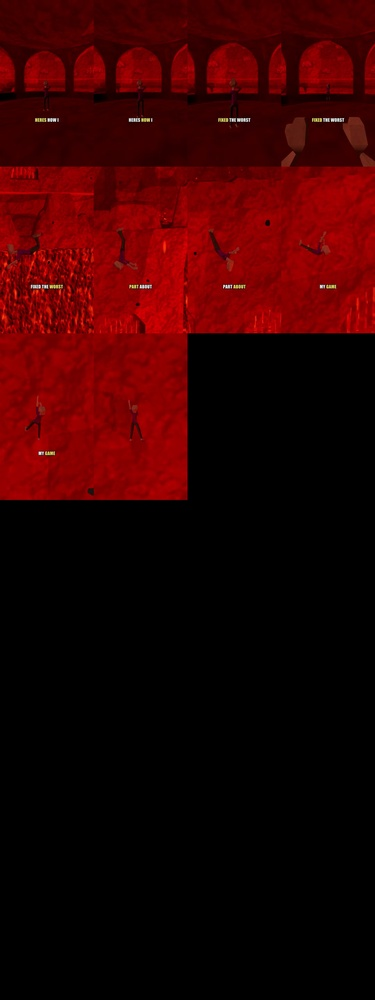
#> input picture tools/content/projects/start_minigame/sv3/v10/review_frames/L1/sheet01.jpg, 375 x 1000 px, shrunk from 1080 x 2880 before the run
$ python texture_detail.py ../content/projects/start_minigame/sv3/v10/review_frames/L1/sheet01.jpg
#> lines starting #> are read from the running program, lines starting #| are printed output that depends on the picture
"""Texture detail metrics: colours, mean, std/mean, correlation length (px), 1 px gradient share."""
import sys,numpy as np
from PIL import Image
def lum(a): return (0.2126*a[...,0]+0.7152*a[...,1]+0.0722*a[...,2])
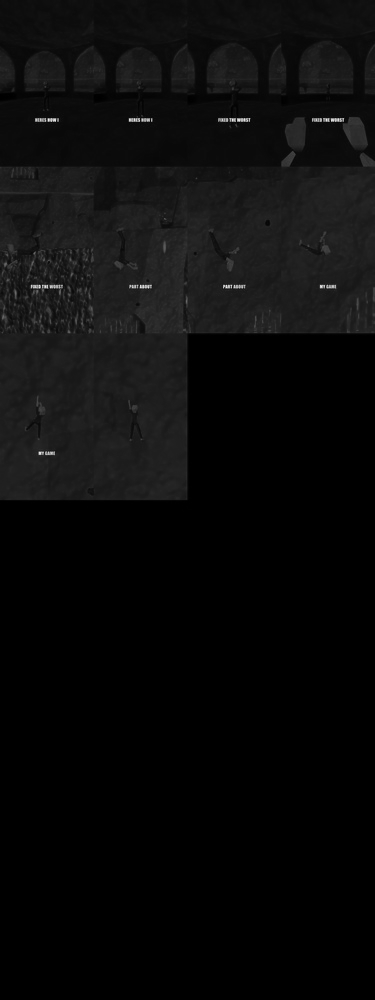
#> returned value: shape (1000, 375) float64; min 0, max 245.9, mean 10.6
#> `n = len(np.unique(a.reshape(-1, 3), axis=0))`: n = 10378
def corr_len(L):
    L=L-L.mean(); F=np.fft.fft2(L); ac=np.real(np.fft.ifft2(F*np.conj(F))); ac/=ac[0,0]
#> after `ac = np.real(np.fft.ifft2(F * np.conj(F)))`:
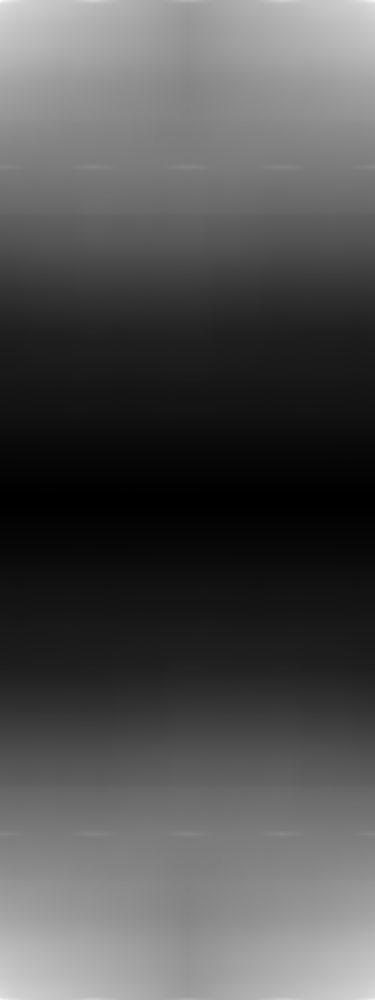
#> ac: shape (1000, 375) float64; min -41684966.7, max 86930103.3, mean 0; drawn with min black and max white
    # radial mean
    h,w=L.shape; y,x=np.indices((h,w)); y=np.minimum(y,h-y); x=np.minimum(x,w-x); r=np.hypot(x,y).astype(int)
#> after `h, w = L.shape`: h = 1000; w = 375
#> after `r = np.hypot(x, y).astype(int)`:
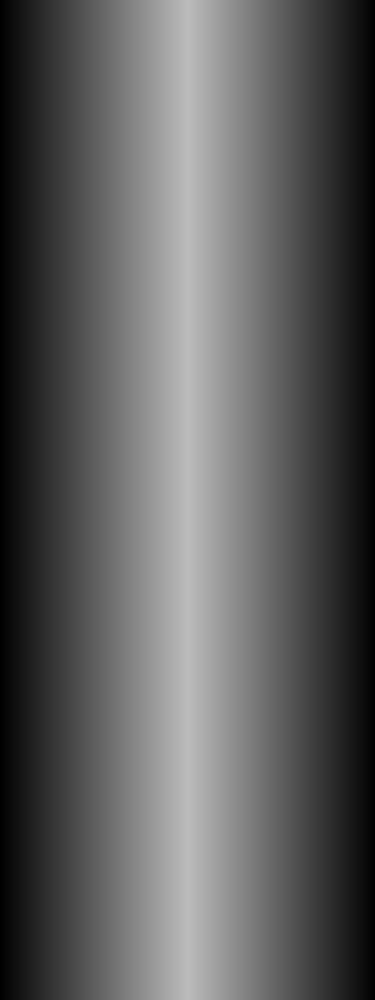
#> x: shape (1000, 375) int64; min 0, max 187, mean 93.7
    prof=np.bincount(r.ravel(),ac.ravel())/np.bincount(r.ravel())
#> prof = 534 values, max 1 at index 0, min -0.48 at index 533, mean 0.0427
    for i,v in enumerate(prof):
        if v<0.5: return i-1+(prof[i-1]-0.5)/(prof[i-1]-v)
#> this loop made 90 passes
#> v on passes 1 to 12: 1, 0.938, 0.887, 0.852, 0.825, 0.804, 0.796, 0.783, 0.775, 0.769, 0.761, 0.756
    return float('nan')
def hf(L):  # fraction of variance in 1px-neighbour differences
    d=np.abs(np.diff(L,axis=1)).mean()+np.abs(np.diff(L,axis=0)).mean()
#> d = 1.66
    return d/2/(L.std()+1e-9)
if __name__=="__main__":
 for f in sys.argv[1:]:
     a=np.asarray(Image.open(f).convert('RGB')).astype(float)
     L=lum(a); n=len(np.unique(a.reshape(-1,3),axis=0))
     print(f"{f.split('/')[-1]:34s} {a.shape[1]}x{a.shape[0]} cols={n:3d} mean={L.mean():6.1f} std/mean={L.std()/L.mean():.3f} p2={np.percentile(L,2):5.1f} p50={np.median(L):5.1f} corrlen={corr_len(L):5.2f}px gradHF={hf(L):.2f}")
#| sheet01.jpg                        375x1000 cols=10378 mean=  10.6 std/mean=1.443 p2=  0.0 p50=  0.0 corrlen=88.73px gradHF=0.05

$ run again, on tools/content/projects/start_minigame/sv3/v10/review_frames/L1/t0000.25s.jpg
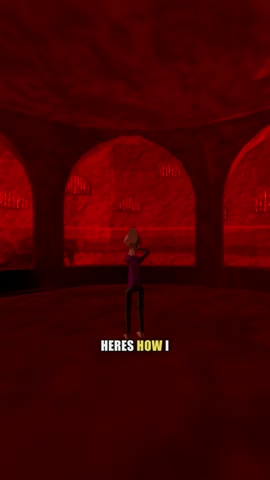
#> input picture tools/content/projects/start_minigame/sv3/v10/review_frames/L1/t0000.25s.jpg, 270 x 480 px
#> in lum, `def lum(a): return (0.2126*a[...,0]+0.7152*a[...,1]+0.0722*a[...,2])`:
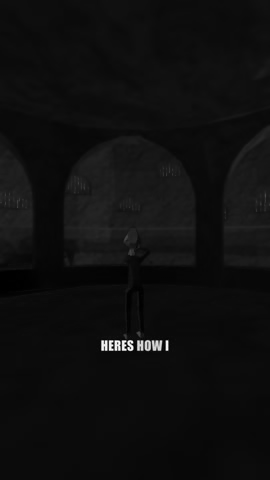
#> returned value: shape (480, 270) float64; min 0, max 255, mean 15.4
#> n = 3475
#> in corr_len, `r = np.hypot(x, y).astype(int)`:
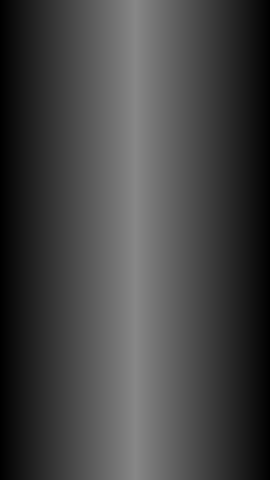
#> x: shape (480, 270) int64; min 0, max 135, mean 67.5
#> prof = 276 values, max 1 at index 0, min -0.0695 at index 257, mean 0.032
#> the loop in corr_len, `for i,v in enumerate(prof):` made 8 passes
#> v on passes 1 to 8: 1, 0.855, 0.699, 0.651, 0.621, 0.552, 0.518, 0.481
#> d = 1.45
#| t0000.25s.jpg                      270x480 cols=3475 mean=  15.4 std/mean=0.866 p2=  5.5 p50= 12.2 corrlen= 6.49px gradHF=0.05

$ run again, on tools/content/projects/start_minigame/sv3/v10/review_frames/L1/t0000.50s.jpg
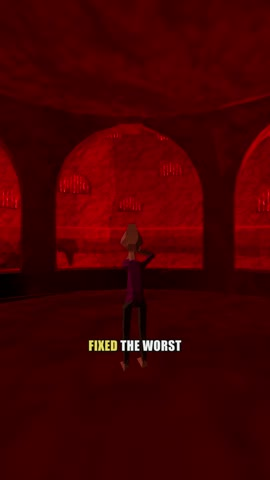
#> input picture tools/content/projects/start_minigame/sv3/v10/review_frames/L1/t0000.50s.jpg, 270 x 480 px
#> in lum, `def lum(a): return (0.2126*a[...,0]+0.7152*a[...,1]+0.0722*a[...,2])`:
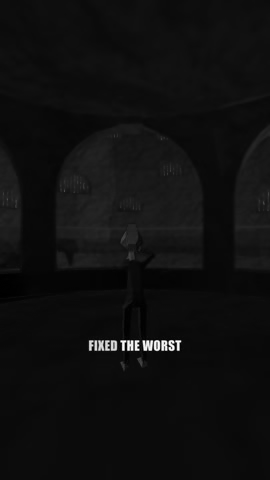
#> returned value: shape (480, 270) float64; min 0.213, max 254.9, mean 15.9
#> n = 4120
#> in corr_len, `r = np.hypot(x, y).astype(int)`:
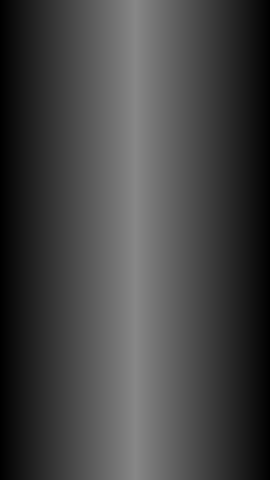
#> x: shape (480, 270) int64; min 0, max 135, mean 67.5
#> prof = 276 values, max 1 at index 0, min -0.065 at index 275, mean 0.0294
#> the loop in corr_len, `for i,v in enumerate(prof):` made 7 passes
#> v on passes 1 to 7: 1, 0.844, 0.674, 0.624, 0.597, 0.531, 0.495
#> d = 1.74
#| t0000.50s.jpg                      270x480 cols=4120 mean=  15.9 std/mean=0.950 p2=  5.5 p50= 12.3 corrlen= 5.86px gradHF=0.06
